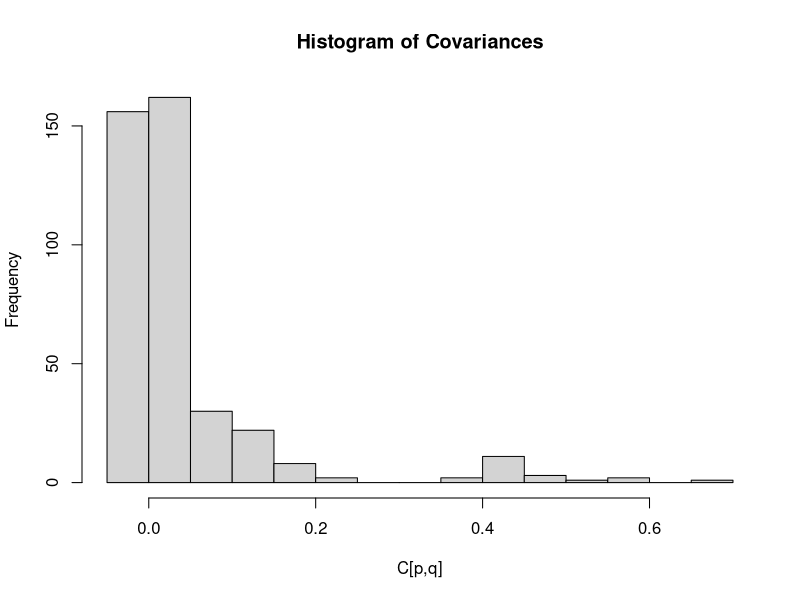

R code for this plot:
# simulation_gen.R
# Fixed λₚ for p = 1…10, zeros for p = 11…20; n = 1000, σ² = 0.2

setwd("/Users/peterdunson/Desktop/Joint-Bayesian-Factor-Models/ciprian_sim")

set.seed(26031980)

# 1) Parameters
P       <- 20
n       <- 1000
sigmasq <- 0.4

# 2) Fixed loadings vector λₚ
lambdaP <- c(seq(0.5, 0.1, length=10), rep(0,10))
lambdaP <- lambdaP / sqrt(sum(lambdaP^2))


# 3) Simulate noise εᵢₚ ∼ N(0, σ²)
Epsilon <- sqrt(sigmasq) * matrix(rnorm(n * P), nrow = n, ncol = P)

# 4) Simulate latent scores bᵢ ∼ N(0,1)
b <- rnorm(n)

# 5) Build data Xᵢₚ = λₚ bᵢ + εᵢₚ
X <- outer(b, lambdaP) + Epsilon

C <- cov(X)
hist(C, breaks = 20, main = "Histogram of Covariances", xlab = "C[p,q]")

sim <- list(
   X       = X,        # n × P data matrix
   lambdaP = lambdaP,  # true loadings
   b       = b,        # latent scores
   Epsilon = Epsilon,  # noise matrix
   C       = C         # empirical covariance
)
saveRDS(sim, "sim_fixed_lambda_k1_2.rds")
